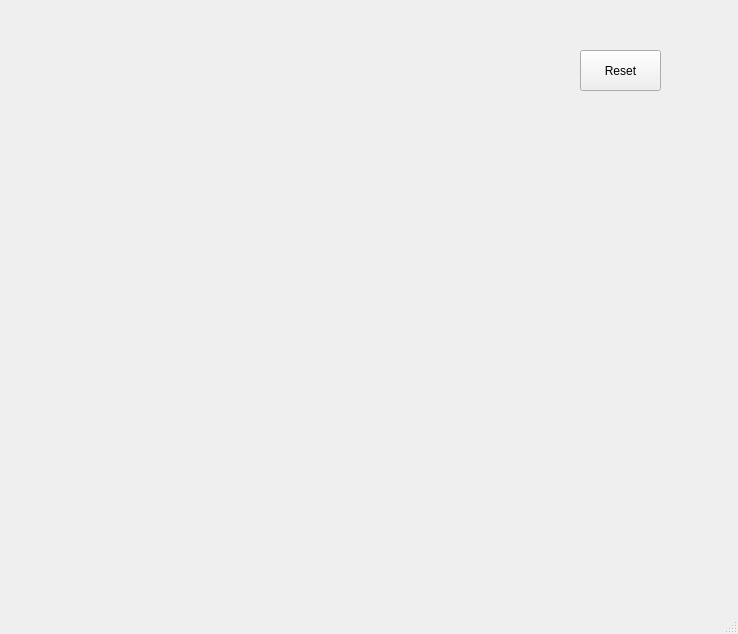
<?xml version="1.0" encoding="UTF-8"?>
<ui version="4.0">
 <class>MainWindow</class>
 <widget class="QMainWindow" name="MainWindow">
  <property name="geometry">
   <rect>
    <x>0</x>
    <y>0</y>
    <width>738</width>
    <height>634</height>
   </rect>
  </property>
  <property name="windowTitle">
   <string>MainWindow</string>
  </property>
  <widget class="QWidget" name="centralwidget">
   <widget class="QPushButton" name="pb">
    <property name="geometry">
     <rect>
      <x>580</x>
      <y>50</y>
      <width>81</width>
      <height>41</height>
     </rect>
    </property>
    <property name="text">
     <string>Reset</string>
    </property>
    <property name="iconSize">
     <size>
      <width>40</width>
      <height>40</height>
     </size>
    </property>
   </widget>
  </widget>
  <widget class="QMenuBar" name="menubar">
   <property name="geometry">
    <rect>
     <x>0</x>
     <y>0</y>
     <width>738</width>
     <height>21</height>
    </rect>
   </property>
  </widget>
  <widget class="QStatusBar" name="statusbar"/>
 </widget>
 <resources/>
 <connections/>
</ui>
